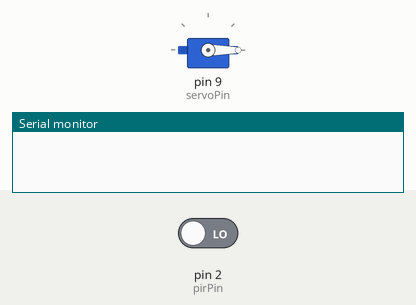
Recording of a sketch running on a simulated Arduino Uno, built with avr-gcc and run on an emulated ATmega328P. On the bench: servo, the last lines printed to the serial monitor. The test bench sets the inputs (shaded band); at power-on: pin 2 (pirPin) LOW.

Above: at 1.2 s.
1.3 s: pin 2 (pirPin) driven HIGH
At 2.08 s:
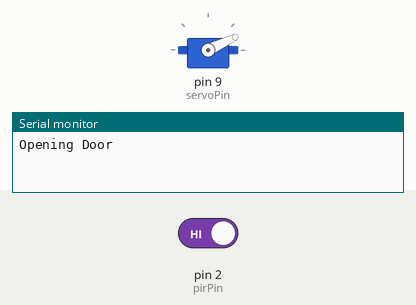
At 5.1 s:
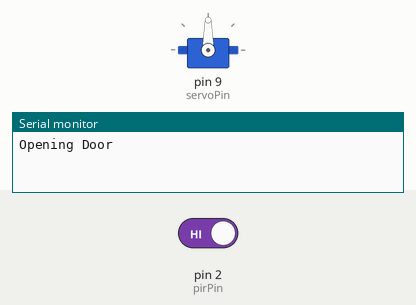
Timing chart, 0 to 10.3 s (numbered marks = the images above; inputs shaded):
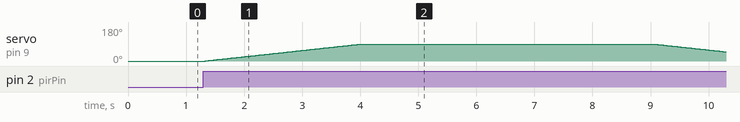

The sketch:

automatic_door_Opening.ino
```cpp
#include <Servo.h>

Servo doorServo;

const int pirPin = 2;
const int servoPin = 9;

int doorOpenAngle = 90;   // Adjust if needed
int doorCloseAngle = 0;

bool doorOpen = false;

void setup() {
  pinMode(pirPin, INPUT);
  doorServo.attach(servoPin);
  doorServo.write(doorCloseAngle);
  Serial.begin(9600);
}

void loop() {

  int motion = digitalRead(pirPin);

  if (motion == HIGH && !doorOpen) {
    Serial.println("Opening Door");
    openDoorSlow();
    doorOpen = true;
    delay(5000);  // Keep door open for 5 seconds

     Serial.println("Closing Door");
    closeDoorSlow();
    doorOpen = false;
  }
}

void openDoorSlow() {
  for (int pos = doorCloseAngle; pos <= doorOpenAngle; pos++) {
    doorServo.write(pos);
    delay(30);   // Increase for slower movement
  }
}

void closeDoorSlow() {
  for (int pos = doorOpenAngle; pos >= doorCloseAngle; pos--) {
    doorServo.write(pos);
    delay(30);
  }
}
```

Measured:
- after the input at 1.3 s, servo on pin 9 (servoPin): rises from 0° to 90° in 2.7 s, then falls to 49° in 6.3 s
